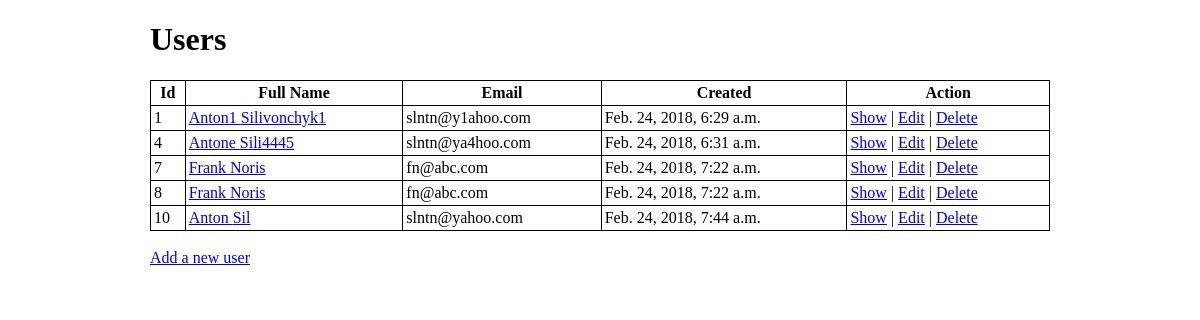
/users/, run on the app's committed database.
### users/models.py (models this page shows)
class User(models.Model):
    first_name = models.CharField(max_length=255)
    last_name = models.CharField(max_length=255)
    email_address = models.CharField(max_length=255)
    created_at = models.DateTimeField(auto_now_add = True)
    objects = UserManager()

### users/views.py (the view)
def index(request):
    context ={
        'users': User.objects.all()
    }
    return render(request,'users/index.html', context)

### users/templates/users/index.html (shortened to what this page needs)
<!DOCTYPE html>
<html lang="en">
<head>
    {% load static %}
        <link rel="stylesheet" href="{% static 'css/style.css' %}" media-"screen" title="no title" charset="utf-8">
</head>
<body>
    <div id="main">
        <h1>Users</h1>
        <table>
            <tr>
                <th>Id</th>
                <th>Full Name</th>
                <th>Email</th>
                <th>Created</th>
                <th>Action</th>
            </tr>
            <tbody>
                {% for user in users %}
                    <tr>
                        <td>{{user.id}}</th>
                        <td><a href="user/{{user.id}}">{{user.first_name}} {{user.last_name}}</a></td>
                        <td>{{user.email_address}}</td>
                        <td>{{user.created_at}}</td>
                        <td>
                            <a href="user/{{user.id}}">Show</a> | <a href="{{user.id}}/edit">Edit</a> | <a href="/users/{{user.id}}/destroy">Delete</a>
                        </td>
                    </tr>
                {% endfor %}
            </tbody>
        </table>
        <br>
        <a href="/users/new">Add a new user</a>
    </div>
</body>
</html>

### users/static/css/style.css (style rules this page uses)
#main { margin: 5px auto; width: 900px; }
table { width: 100%; }
table, th, td { border: 1px solid black; border-collapse: collapse; padding: 3px; }

### data on the page
User: id "1", first_name "Anton1", last_name "Silivonchyk1", email_address "slntn@y1ahoo.com", created_at "Feb. 24, 2018, 6:29 a.m."
User: id "4", first_name "Antone", last_name "Sili4445", email_address "slntn@ya4hoo.com", created_at "Feb. 24, 2018, 6:31 a.m."
User: id "7", first_name "Frank", last_name "Noris", email_address "fn@abc.com", created_at "Feb. 24, 2018, 7:22 a.m."
User: id "8", first_name "Frank", last_name "Noris", email_address "fn@abc.com", created_at "Feb. 24, 2018, 7:22 a.m."
User: id "10", first_name "Anton", last_name "Sil", email_address "slntn@yahoo.com", created_at "Feb. 24, 2018, 7:44 a.m."
